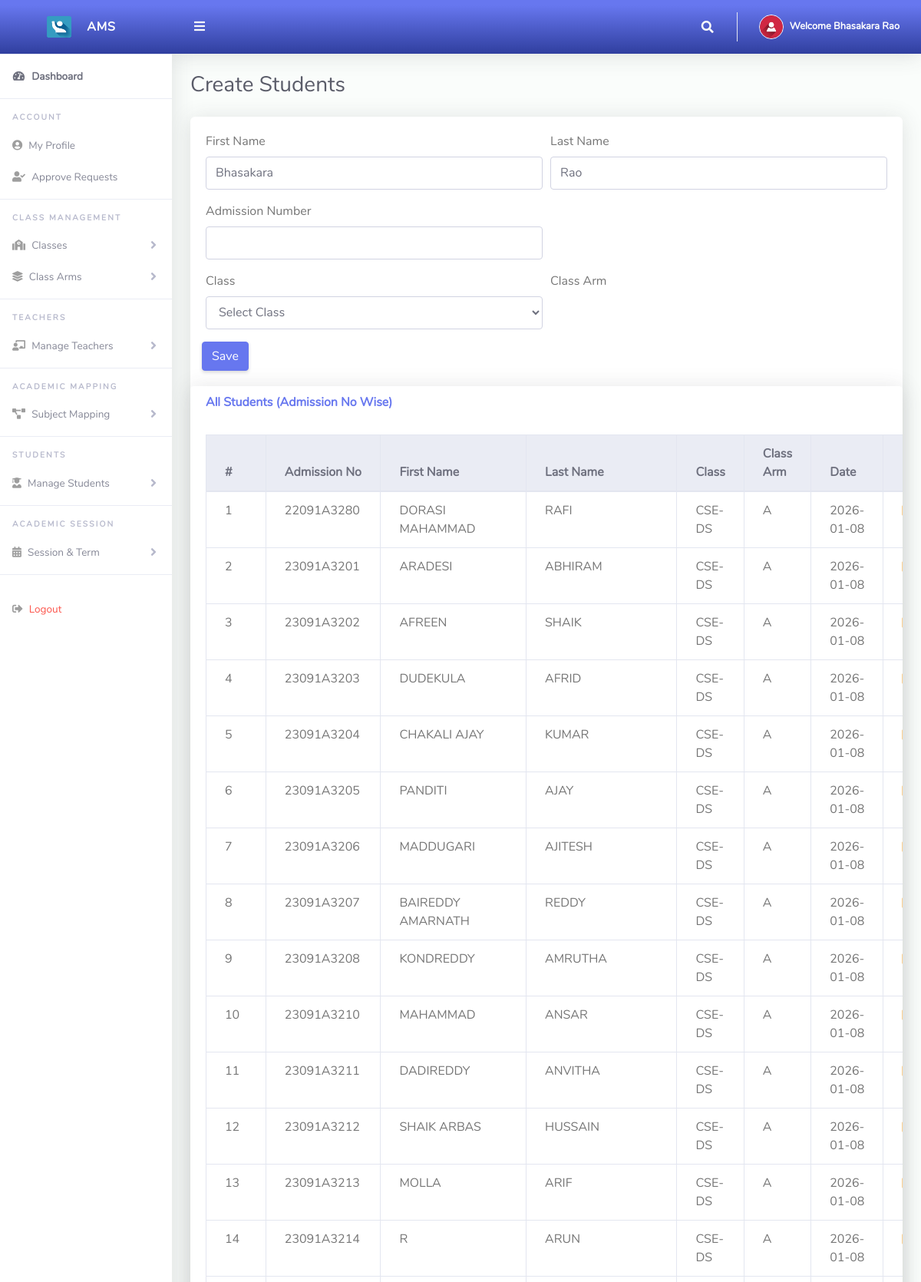
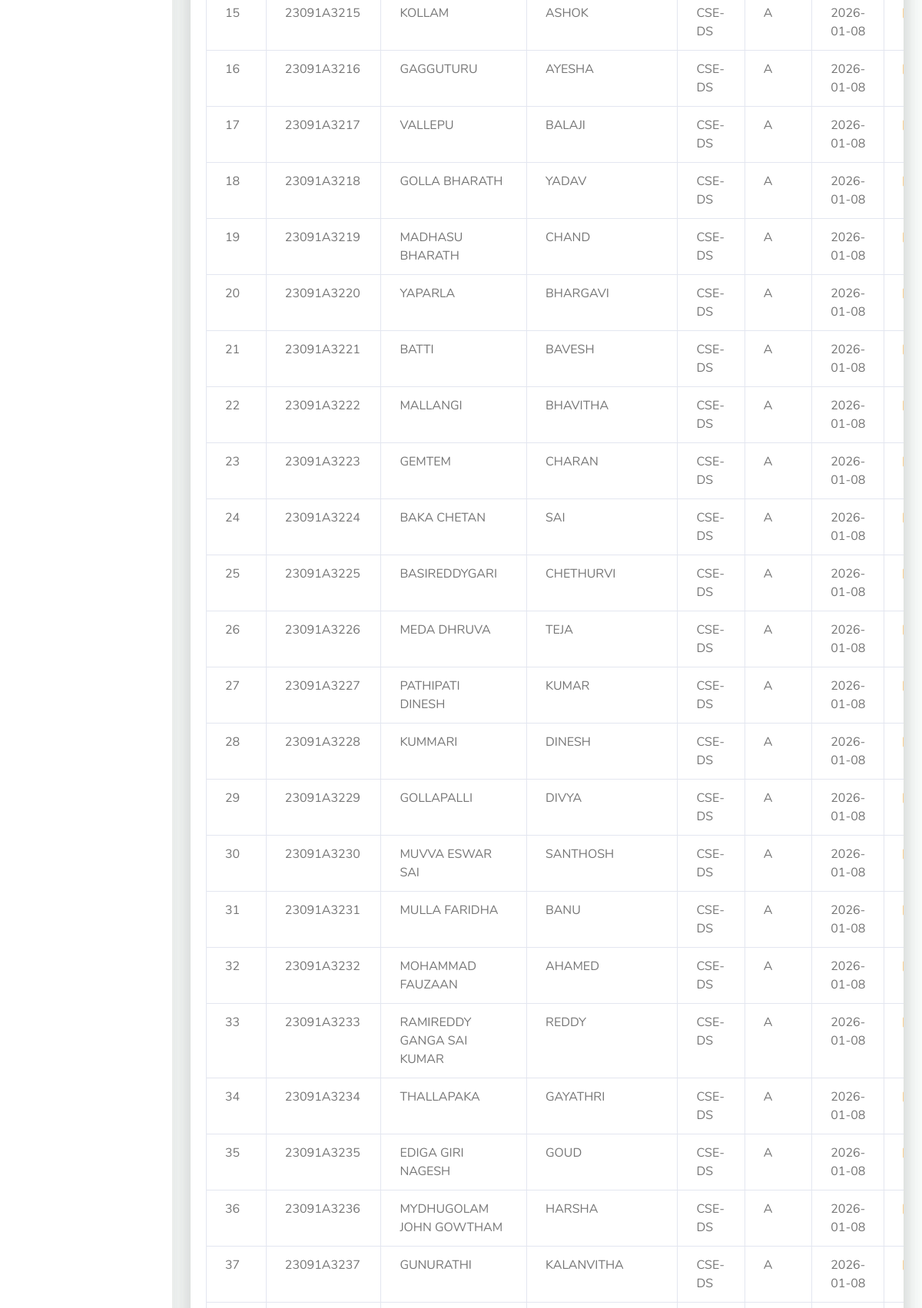
The app's page /Admin/createStudents.php (signed in, upper part) with its own data (2 pictures, top to bottom).
### tables this page shows
CREATE TABLE `tblstudents` (
  `Id` int(10) NOT NULL,
  `firstName` varchar(255) NOT NULL,
  `lastName` varchar(255) NOT NULL,
  `admissionNumber` varchar(255) NOT NULL,
  `password` varchar(255) NOT NULL,
  `classId` varchar(10) NOT NULL,
  `classArmId` varchar(10) NOT NULL,
  `dateCreated` varchar(50) NOT NULL
);

CREATE TABLE `tblclass` (
  `Id` int(10) NOT NULL,
  `className` varchar(255) NOT NULL
);

CREATE TABLE `tblclassarms` (
  `Id` int(10) NOT NULL,
  `classId` varchar(10) NOT NULL,
  `classArmName` varchar(255) NOT NULL,
  `isAssigned` varchar(10) NOT NULL
);

### Admin/createStudents.php (the view, shortened to what this page needs)
<?php
include '../Includes/dbcon.php';
?>
<!DOCTYPE html>
<html lang="en">
<head>
<link href="../vendor/fontawesome-free/css/all.min.css" rel="stylesheet">
<link href="../vendor/bootstrap/css/bootstrap.min.css" rel="stylesheet">
<link href="css/ruang-admin.min.css" rel="stylesheet">
</head>
<body id="page-top">
<div id="wrapper">
<?php include "Includes/sidebar.php"; ?>
<div id="content-wrapper" class="d-flex flex-column">
<div id="content">
<?php include "Includes/topbar.php"; ?>
<div class="container-fluid">
<h1 class="h3 mb-4 text-gray-800">Create Students</h1>
<div class="card mb-4 shadow">
<div class="card-body">
<form method="post">
<div class="form-row">
<div class="form-group col-md-6">
<label>First Name</label>
<input type="text" class="form-control" name="firstName"
value="<?= $row['firstName'] ?? '' ?>" required>
</div>
<div class="form-group col-md-6">
<label>Last Name</label>
<input type="text" class="form-control" name="lastName"
value="<?= $row['lastName'] ?? '' ?>" required>
</div>
</div>
<div class="form-row">
<div class="form-group col-md-6">
<label>Admission Number</label>
<input type="text" class="form-control" name="admissionNumber"
value="<?= $row['admissionNumber'] ?? '' ?>" required>
</div>
</div>
<div class="form-row">
<div class="form-group col-md-6">
<label>Class</label>
<select name="classId" class="form-control"
onchange="classArmDropdown(this.value)" required>
<option value="">Select Class</option>
</select>
</div>
<div class="form-group col-md-6">
<label>Class Arm</label>
</div>
<?php if (isset($Id)) { ?>
<button type="submit" name="update" class="btn btn-warning">Update</button>
<?php } else { ?>
<button type="submit" name="save" class="btn btn-primary">Save</button>
<?php } ?>
</form>
</div>
</div>
<div class="card shadow">
<div class="card-header">
<h6 class="m-0 font-weight-bold text-primary">
All Students (Admission No Wise)
</h6>
</div>
<div class="card-body table-responsive">
<table class="table table-bordered table-hover">
<thead class="thead-light">
<tr>
<th>#</th>
<th>Admission No</th>
<th>First Name</th>
<th>Last Name</th>
<th>Class</th>
<th>Class Arm</th>
<th>Date</th>
<th>Edit</th>
</tr>
</thead>
<tbody>
<?php
$sn = 1;
$list = mysqli_query($conn,"
SELECT s.*, c.className, a.classArmName
FROM tblstudents s
JOIN tblclass c ON c.Id = s.classId
JOIN tblclassarms a ON a.Id = s.classArmId
ORDER BY s.admissionNumber
");
while ($r = mysqli_fetch_assoc($list)) {
?>
<tr>
<td><?= $sn++ ?></td>
<td><?= $r['admissionNumber'] ?></td>
<td><?= $r['firstName'] ?></td>
<td><?= $r['lastName'] ?></td>
<td><?= $r['className'] ?></td>
<td><?= $r['classArmName'] ?></td>
<td><?= $r['dateCreated'] ?></td>
<td>
</td>
</tr>
<?php } ?>
</tbody>
</table>
</div>
</div>
</div>
</div>
</div>
</div>
</body>
</html>

### Admin/Includes/topbar.php (shortened to what this page needs)
<?php
$adminId = $_SESSION['adminId'];
$stmt = $conn->prepare("SELECT firstName, lastName FROM tbladmin WHERE Id = ?");
$stmt->bind_param("i", $adminId);
$stmt->execute();
$result = $stmt->get_result();
$fullName = "Administrator";
if ($result->num_rows === 1) {
    $row = $result->fetch_assoc();
    $fullName = $row['firstName'] . " " . $row['lastName'];
}
?>
<nav class="navbar navbar-expand navbar-light bg-gradient-primary topbar mb-4 static-top">
  <button id="sidebarToggleTop" class="btn btn-link rounded-circle mr-3">
    <i class="fa fa-bars"></i>
  </button>
  <ul class="navbar-nav ml-auto">
    <li class="nav-item dropdown no-arrow">
      <a class="nav-link dropdown-toggle" href="#" id="searchDropdown"
         role="button" data-toggle="dropdown">
        <i class="fas fa-search fa-fw"></i>
      </a>
    </li>
    <li class="nav-item dropdown no-arrow">
      <a class="nav-link dropdown-toggle" href="#" id="userDropdown"
         role="button" data-toggle="dropdown">
        <img class="img-profile rounded-circle"
             src="img/user-icn.png" style="max-width: 40px">
        <span class="ml-2 d-none d-lg-inline text-white small">
          <b>Welcome <?php echo htmlspecialchars($fullName); ?></b>
        </span>
      </a>
    </li>
  </ul>
</nav>

### records on screen
tblstudents: admissionNumber "22091A3280", firstName "DORASI MAHAMMAD", lastName "RAFI", classId.className "CSE-DS", classArmId.classArmName "A", dateCreated "2026-01-08"
tblstudents: admissionNumber "23091A3201", firstName "ARADESI", lastName "ABHIRAM", classId.className "CSE-DS", classArmId.classArmName "A", dateCreated "2026-01-08"
tblstudents: admissionNumber "23091A3202", firstName "AFREEN", lastName "SHAIK", classId.className "CSE-DS", classArmId.classArmName "A", dateCreated "2026-01-08"
tblstudents: admissionNumber "23091A3203", firstName "DUDEKULA", lastName "AFRID", classId.className "CSE-DS", classArmId.classArmName "A", dateCreated "2026-01-08"
tblstudents: admissionNumber "23091A3204", firstName "CHAKALI AJAY", lastName "KUMAR", classId.className "CSE-DS", classArmId.classArmName "A", dateCreated "2026-01-08"
tblstudents: admissionNumber "23091A3205", firstName "PANDITI", lastName "AJAY", classId.className "CSE-DS", classArmId.classArmName "A", dateCreated "2026-01-08"
tblstudents: admissionNumber "23091A3206", firstName "MADDUGARI", lastName "AJITESH", classId.className "CSE-DS", classArmId.classArmName "A", dateCreated "2026-01-08"
tblstudents: admissionNumber "23091A3207", firstName "BAIREDDY AMARNATH", lastName "REDDY", classId.className "CSE-DS", classArmId.classArmName "A", dateCreated "2026-01-08"
tblstudents: admissionNumber "23091A3208", firstName "KONDREDDY", lastName "AMRUTHA", classId.className "CSE-DS", classArmId.classArmName "A", dateCreated "2026-01-08"
tblstudents: admissionNumber "23091A3210", firstName "MAHAMMAD", lastName "ANSAR", classId.className "CSE-DS", classArmId.classArmName "A", dateCreated "2026-01-08"
tblstudents: admissionNumber "23091A3211", firstName "DADIREDDY", lastName "ANVITHA", classId.className "CSE-DS", classArmId.classArmName "A", dateCreated "2026-01-08"
tblstudents: admissionNumber "23091A3212", firstName "SHAIK ARBAS", lastName "HUSSAIN", classId.className "CSE-DS", classArmId.classArmName "A", dateCreated "2026-01-08"
tblstudents: admissionNumber "23091A3213", firstName "MOLLA", lastName "ARIF", classId.className "CSE-DS", classArmId.classArmName "A", dateCreated "2026-01-08"
tblstudents: admissionNumber "23091A3214", firstName "R", lastName "ARUN", classId.className "CSE-DS", classArmId.classArmName "A", dateCreated "2026-01-08"
tblstudents: admissionNumber "23091A3215", firstName "KOLLAM", lastName "ASHOK", classId.className "CSE-DS", classArmId.classArmName "A", dateCreated "2026-01-08"
tblstudents: admissionNumber "23091A3216", firstName "GAGGUTURU", lastName "AYESHA", classId.className "CSE-DS", classArmId.classArmName "A", dateCreated "2026-01-08"
tblstudents: admissionNumber "23091A3217", firstName "VALLEPU", lastName "BALAJI", classId.className "CSE-DS", classArmId.classArmName "A", dateCreated "2026-01-08"
tblstudents: admissionNumber "23091A3218", firstName "GOLLA BHARATH", lastName "YADAV", classId.className "CSE-DS", classArmId.classArmName "A", dateCreated "2026-01-08"
tblstudents: admissionNumber "23091A3219", firstName "MADHASU BHARATH", lastName "CHAND", classId.className "CSE-DS", classArmId.classArmName "A", dateCreated "2026-01-08"
tblstudents: admissionNumber "23091A3220", firstName "YAPARLA", lastName "BHARGAVI", classId.className "CSE-DS", classArmId.classArmName "A", dateCreated "2026-01-08"
tblstudents: admissionNumber "23091A3221", firstName "BATTI", lastName "BAVESH", classId.className "CSE-DS", classArmId.classArmName "A", dateCreated "2026-01-08"
tblstudents: admissionNumber "23091A3222", firstName "MALLANGI", lastName "BHAVITHA", classId.className "CSE-DS", classArmId.classArmName "A", dateCreated "2026-01-08"
tblstudents: admissionNumber "23091A3223", firstName "GEMTEM", lastName "CHARAN", classId.className "CSE-DS", classArmId.classArmName "A", dateCreated "2026-01-08"
tblstudents: admissionNumber "23091A3224", firstName "BAKA CHETAN", lastName "SAI", classId.className "CSE-DS", classArmId.classArmName "A", dateCreated "2026-01-08"
tblstudents: admissionNumber "23091A3225", firstName "BASIREDDYGARI", lastName "CHETHURVI", classId.className "CSE-DS", classArmId.classArmName "A", dateCreated "2026-01-08"
tblstudents: admissionNumber "23091A3226", firstName "MEDA DHRUVA", lastName "TEJA", classId.className "CSE-DS", classArmId.classArmName "A", dateCreated "2026-01-08"
tblstudents: admissionNumber "23091A3227", firstName "PATHIPATI DINESH", lastName "KUMAR", classId.className "CSE-DS", classArmId.classArmName "A", dateCreated "2026-01-08"
tblstudents: admissionNumber "23091A3228", firstName "KUMMARI", lastName "DINESH", classId.className "CSE-DS", classArmId.classArmName "A", dateCreated "2026-01-08"
tblstudents: admissionNumber "23091A3229", firstName "GOLLAPALLI", lastName "DIVYA", classId.className "CSE-DS", classArmId.classArmName "A", dateCreated "2026-01-08"
tblstudents: admissionNumber "23091A3230", firstName "MUVVA ESWAR SAI", lastName "SANTHOSH", classId.className "CSE-DS", classArmId.classArmName "A", dateCreated "2026-01-08"
tblstudents: admissionNumber "23091A3231", firstName "MULLA FARIDHA", lastName "BANU", classId.className "CSE-DS", classArmId.classArmName "A", dateCreated "2026-01-08"
tblstudents: admissionNumber "23091A3232", firstName "MOHAMMAD FAUZAAN", lastName "AHAMED", classId.className "CSE-DS", classArmId.classArmName "A", dateCreated "2026-01-08"
tblstudents: admissionNumber "23091A3233", firstName "RAMIREDDY GANGA SAI KUMAR", lastName "REDDY", classId.className "CSE-DS", classArmId.classArmName "A", dateCreated "2026-01-08"
tblstudents: admissionNumber "23091A3234", firstName "THALLAPAKA", lastName "GAYATHRI", classId.className "CSE-DS", classArmId.classArmName "A", dateCreated "2026-01-08"
tblstudents: admissionNumber "23091A3235", firstName "EDIGA GIRI NAGESH", lastName "GOUD", classId.className "CSE-DS", classArmId.classArmName "A", dateCreated "2026-01-08"
tblstudents: admissionNumber "23091A3236", firstName "MYDHUGOLAM JOHN GOWTHAM", lastName "HARSHA", classId.className "CSE-DS", classArmId.classArmName "A", dateCreated "2026-01-08"
tblstudents: admissionNumber "23091A3237", firstName "GUNURATHI", lastName "KALANVITHA", classId.className "CSE-DS", classArmId.classArmName "A", dateCreated "2026-01-08"

### other values on screen
$fullName "Bhasakara Rao"
